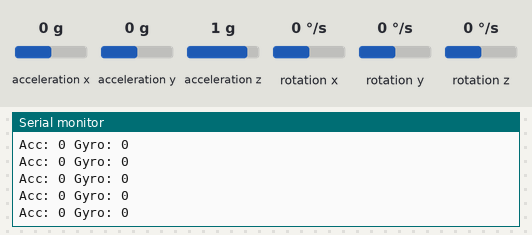
Simulated run of this sketch. Board: Arduino Uno, built with avr-gcc and run on an emulated ATmega328P. Parts: the last lines printed to the serial monitor. The test bench sets the inputs (shaded band); at power-on: acceleration x 0 g, acceleration y 0 g, acceleration z 1 g, rotation x 0 °/s, rotation y 0 °/s, rotation z 0 °/s.

Above: at 1.2 s.
1.3 s: acceleration x set to -1.4 g
4.3 s: acceleration y set to -1.4 g
At 4.35 s:
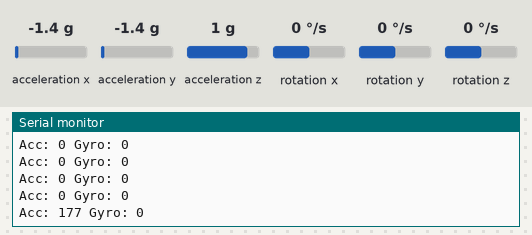
5.8 s: acceleration z set to -0.8 g
At 5.82 s:
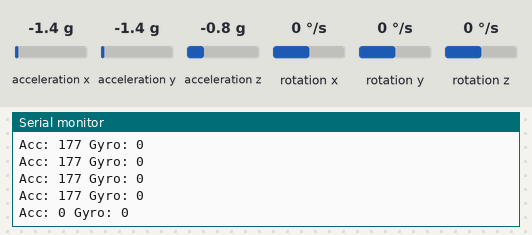
8.8 s: rotation x set to -192 °/s
At 8.86 s:
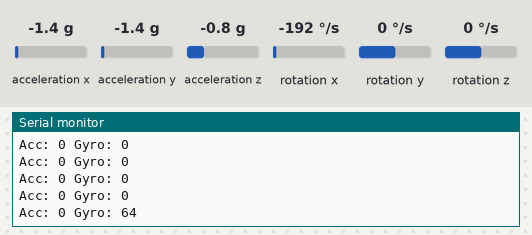
10.3 s: rotation y set to 14 °/s
At 10.32 s:
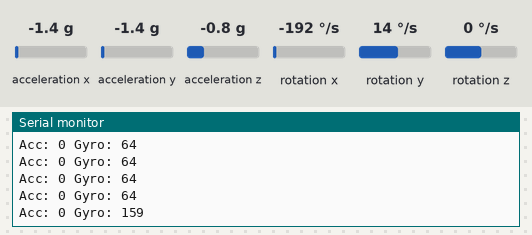
13.3 s: acceleration x set to -0.8 g
At 13.31 s:
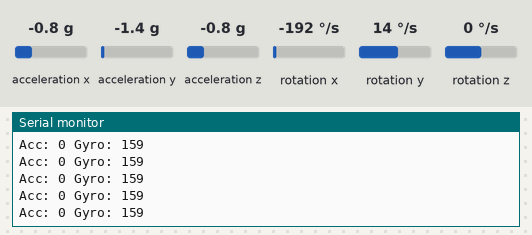
Timing chart, 0 to 16.3 s (numbered marks = the images above; inputs shaded):
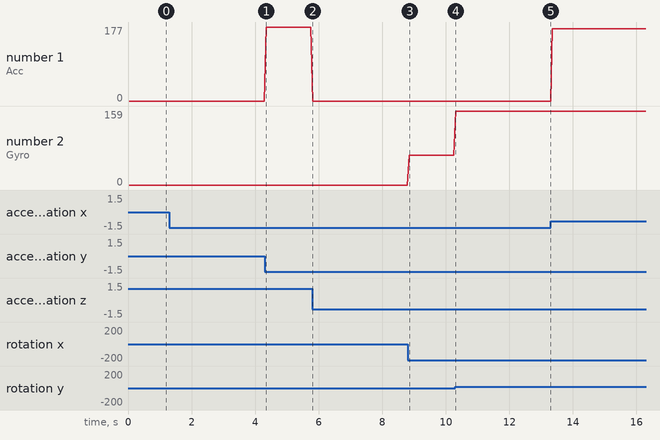

The sketch:

MPU6050_f.ino
```cpp
#include <Wire.h>
#include <MPU6050.h>

MPU6050 sensor;

// 낙상 감지에 사용할 임계값
const int ACC_THRESHOLD = 16000; // 가속도 임계값
const int GYRO_THRESHOLD = 300;  // 자이로 임계값
const int TIME_THRESHOLD = 10;  // 시간 임계값 (milliseconds)

// 낙상 감지에 사용할 변수
unsigned long fallTime = 0;
bool potentialFall = false;

void setup() {
  Serial.begin(9600);
  Wire.begin();
  sensor.initialize();
  if (!sensor.testConnection()) {
    Serial.println("MPU6050 connection failed");
  } else {
    Serial.println("MPU6050 connection successful");
  }
}

void loop() {
  int16_t ax, ay, az, gx, gy, gz;
  sensor.getMotion6(&ax, &ay, &az, &gx, &gy, &gz);

  int totalAcc = sqrt(ax * ax + ay * ay + az * az); // 총 가속도 계산
  int totalGyro = sqrt(gx * gx + gy * gy + gz * gz); // 총 자이로 계산

  // 데이터 출력
  Serial.print("Acc: ");
  Serial.print(totalAcc);
  Serial.print(" Gyro: ");
  Serial.println(totalGyro);

  // 가속도 또는 자이로 데이터가 임계값을 초과하는 경우
  if (totalAcc > ACC_THRESHOLD || totalGyro > GYRO_THRESHOLD) {
    if (!potentialFall) { // 최초 감지 시
      potentialFall = true;
      fallTime = millis();
    } else if (millis() - fallTime > TIME_THRESHOLD) { // 일정 시간 이상 지속되면
      Serial.println("Fall Detected!");
      potentialFall = false; // 낙상 감지 후 초기화
    }
  } else if (potentialFall) { // 임계값 미만이고, 낙상 가능성이 있었다면
    if (millis() - fallTime < TIME_THRESHOLD) {
      potentialFall = false; // 짧은 시간에 정상화된 경우, 낙상 아님으로 판단
    }
  }

  delay(50);
}
```

Measured:
- after the input at 4.3 s, the serial monitor: prints a new line at once (image 1)
- after the input at 8.8 s, the serial monitor: prints a new line after 0.05 s (image 3)
- after the input at 10.3 s, the serial monitor: prints a new line at once (image 4)
- plotted number 1: 0 → 177 after the input at 4.3 s, 0 → 173 after the input at 13.3 s
- plotted number 2: 0 → 64 after the input at 8.8 s, 64 → 159 after the input at 10.3 s
